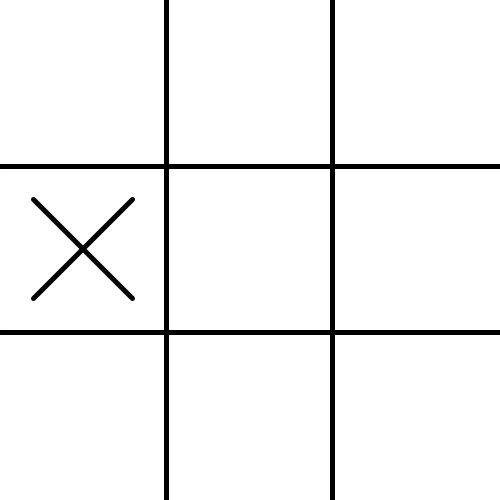
Frame 1 (no input)
Frame 60 (the mouse pressed at the canvas centre just before this capture): identical to frame 1, image omitted
Frame 120 (the mouse held since frame 60 and released just before this capture): identical to frame 1, image omitted

The Processing sketch that drew this single still picture (run headless with seeded random() and noise(); from frame 60 on, the mouse is pressed at the canvas centre):

// Processing sketch: tic_tac_toe
// ── tic_tac_toe.pde
void setup() {
  size(500, 500);
  initializeBoard();
}

void draw() { //moving this to void keyPressed() was causing strange responsiveness issues and graphical bugs, so I moved the contents back to void draw()
  background(255);
  drawBoard();
  drawShapes();
}

void keyPressed() { 
  handleKeyPress(key);
}

// ── board.pde
char[][] board;
boolean gameEnded = false;

void initializeBoard() {
  board = new char[BOARD_SIZE][BOARD_SIZE];
  
  for (int row = 0; row < BOARD_SIZE; row++) {
    for (int col = 0; col < BOARD_SIZE; col++) {
      board[row][col] = '-';
    }
  }
  computerMove();
}

void handleKeyPress(char key) {
  if (!gameEnded) {
    int cell = key - '0';
    if (cell >= 0 && cell <= 8) {
      int row = cell / BOARD_SIZE;
      int col = cell % BOARD_SIZE;

      if (board[row][col] == '-') {
        board[row][col] = 'O';
        checkGameState();

        if (!gameEnded) {
          computerMove();
          checkGameState();
        }
      } else {
        println("The cell is already occupied. Try another cell.");
      }
    } else {
      println("Incorrect key. Press a key between 0 and 8.");
    }
  } else {
    println("The game has ended. Restart the application to play again.");
  }
}

void computerMove() { //allows the computer to play, while also randomizing computer selection of cells
  int row;
  int col;
  
  do {
    row = int(random(BOARD_SIZE));
    col = int(random(BOARD_SIZE));
  } while (board[row][col] != '-');
  board[row][col] = 'X';
}

void checkGameState() {
  char winner = checkWinner();

  if (winner == 'X' || winner == 'O') {
    gameEnded = true;
    println(winner + " has won!");
  } else if (isBoardFull()) {
    gameEnded = true;
    println("It's a draw!");
  } else {
    println("The game is still in play.");
  }
}

boolean isBoardFull() {
  for (int row = 0; row < BOARD_SIZE; row++) {
    for (int col = 0; col < BOARD_SIZE; col++) {
      if (board[row][col] == '-') {
        return false;
      }
    }
  }
  return true;
}

char checkWinner() {
  for (int[] combination : WINNING_COMBINATIONS) {
    char a = board[combination[0] / BOARD_SIZE][combination[0] % BOARD_SIZE];
    char b = board[combination[1] / BOARD_SIZE][combination[1] % BOARD_SIZE];
    char c = board[combination[2] / BOARD_SIZE][combination[2] % BOARD_SIZE];
    
    if (a == b && b == c && a != '-') {
      return a;
    }
  }
  return '-';
}

// ── constants.pde
final int BOARD_SIZE = 3;
final int CELL_SIZE = 500 / BOARD_SIZE;
final int[][] WINNING_COMBINATIONS = {
  {0, 1, 2}, {3, 4, 5}, {6, 7, 8},
  {0, 3, 6}, {1, 4, 7}, {2, 5, 8},
  {0, 4, 8}, {2, 4, 6}
};

// ── shapes.pde
void drawBoard() {
  strokeWeight(5);
  for (int i = 1; i < BOARD_SIZE; i++) {
    line(i * CELL_SIZE, 0, i * CELL_SIZE, height);
    line(0, i * CELL_SIZE, width, i * CELL_SIZE);
  }
}

void drawShapes() {
  for (int row = 0; row < BOARD_SIZE; row++) {
    for (int col = 0; col < BOARD_SIZE; col++) {
      if (board[row][col] == 'X') {
        drawX(col, row);
      } else if (board[row][col] == 'O') {
        drawO(col, row);
      }
    }
  }
}

void drawO(int x, int y) {
  noFill();
  strokeWeight(5);
  ellipse(x * CELL_SIZE + CELL_SIZE / 2, y * CELL_SIZE + CELL_SIZE / 2, CELL_SIZE * 0.8, CELL_SIZE * 0.8);
}

void drawX(int x, int y) {
  strokeWeight(5);
  line(x * CELL_SIZE + CELL_SIZE * 0.2, y * CELL_SIZE + CELL_SIZE * 0.2, (x + 1) * CELL_SIZE - CELL_SIZE * 0.2, (y + 1) * CELL_SIZE - CELL_SIZE * 0.2);
  line((x + 1) * CELL_SIZE - CELL_SIZE * 0.2, y * CELL_SIZE + CELL_SIZE * 0.2, x * CELL_SIZE + CELL_SIZE * 0.2, (y + 1) * CELL_SIZE - CELL_SIZE * 0.2);
}
